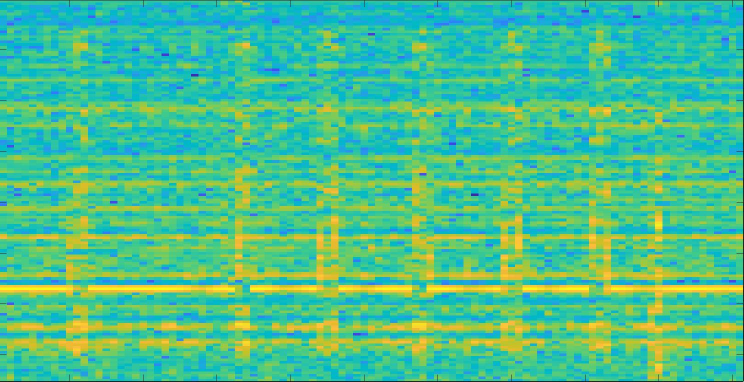
%> input picture images/audio_mystery776.JPG, 1487 x 763 px (shown at 1/2 size)
$ octave main.m   (GNU Octave 9; MATLAB toolbox functions it lacks are replaced by stand-ins)
%> lines starting %> are read from the running program, lines starting %| are printed output that depends on the picture; in (x1, y1, x2, y2) boxes, pixels count from 0 and x2, y2 are one past the last pixel; in counts of white or black regions, pixels touching at a corner belong together; the program's own positions count from 1
### blobDetect.m
function [blobs] = blobDetect(img,color,mode)
%% INITIALIZATION
   rows = size(img,1);
   cols = size(img,2);
   blobs = CQueue; % will contatin all the blobs
   visited = zeros(rows,cols);
   q = CQueue;
   if(mode==2)
       pixThresh = 2000;
   else
       pixThresh = 250;
   end
  %% BFS CODE
   for i=1:rows
      for j=1:cols
         if(img(i,j,color)~=0 && visited(i,j)==0)
            blobQ = CQueue;
            visited(i,j) = 1;
            q.push([i j]);
            while(~q.isempty())
               curr = q.front();
               a=curr(1);
               b=curr(2);
               blobQ.push([a b]);
               q.pop();
               for u=-1:1
                   for v=-1:1
                      if(a+u>=1 && b+v>=1 && a+u<=rows && b+v<=cols && img(a+u,b+v,color)~=0)
                         if visited(a+u,b+v)==0
                            q.push([a+u b+v]);
                            visited(a+u,b+v)=1;
                         end
                      end
                   end
               end
            end

            if(blobQ.size()>pixThresh)
                blobs.push(blobQ);
            end
%             blobQ.empty(); This acts as a pointer and empties the pushed
%             queue. So dont use this. Create a new object at the top each
%             time
         end
      end
   end
end

### getBlobBdries.m
function [bdries,copy,bdryArr] = getBlobBdries(blobs,cols)
    copy = CQueue;
    bdries = CQueue;
    bdryArr = zeros(size(blobs),3);
    cnt = 1;
    while ~blobs.isempty()
       curBlob = blobs.front();
       temp = CQueue;
       blobs.pop();
       left = cols+1;
       right = 0;
       while(~curBlob.isempty())
           curr = curBlob.front();
           temp.push(curr);
           curBlob.pop();
           left = min(left,curr(2));
           right = max(right,curr(2));
       end
       copy.push(temp);
%        disp(left + " " + right);
       bdries.push([left right]);
       bdryArr(cnt,1) = left;
       bdryArr(cnt,2) = right;
       bdryArr(cnt,3) = size(temp);
       cnt = cnt+1;
    end
end

### main.m
%% Select the mode
mode = 1; %Audio
% mode = 2; %EMF

%% Initial setup
% fileName = 'images/sample_spectro.JPG'; % Hexagon EMF
%  fileName = 'images/audio_star.JPG';  % Audio Star;
% fileName = 'images/audio_mystery37.JPG';  % Audio mystery37;
fileName = 'images/audio_mystery776.JPG';  % Audio mystery776;

% Read the image
img = imread(fileName);
%> img is the input picture: size 763x1487x3 uint8; mean R, G, B 76.8, 192.7, 140.8

%Convert img to hsv
imgHSV = rgb2hsv(img);
%> imgHSV: size 763x1487x3 double; mean H, S, V 0.402, 0.732, 0.788

rows = size(img,1);
%> rows = 763
cols = size(img,2);
%> cols = 1487

%This is the new image which will be used for segmentation
segImg = zeros(rows,cols,3);


if mode==1
    %% audio
     for i=1:rows
        for j=1:cols
          if imgHSV(i,j,1) > 0.1 && imgHSV(i,j,1) < 0.15
             segImg(i,j,1) = 255;
          end
        end
     end
%> segImg: size 763x1487x3 double; mean H, S, V 10.8, 0, 0
    figure;
    imshow(segImg);
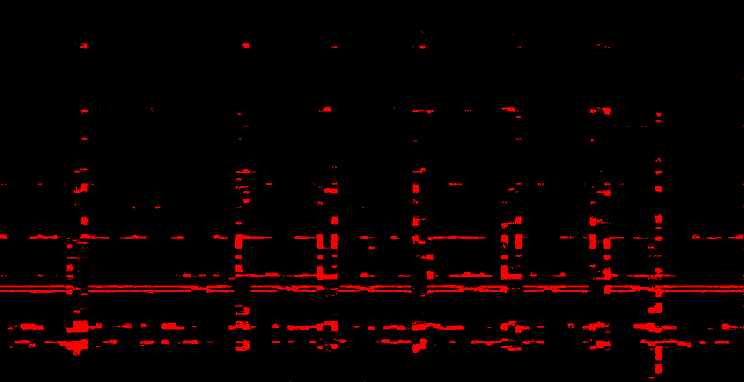
%> displayed picture: size 763x1487x3, on the screen's scale of 0 to 255 (shown at 1/2 size); mean R, G, B 10.8, 0, 0
    blobs = blobDetect(segImg,1,1);
%> after the loop in blobDetect, `for i=1:rows`:
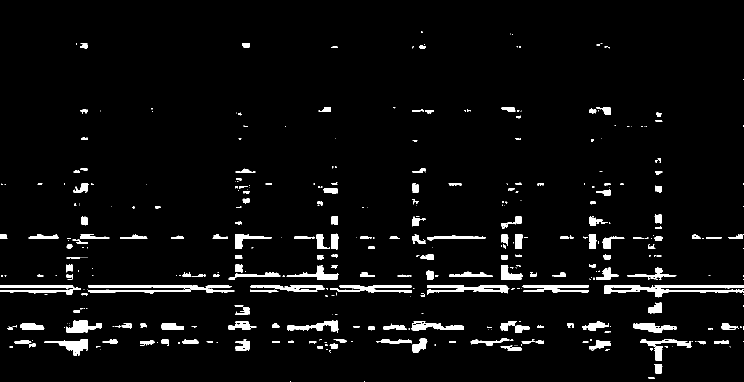
%> visited: size 763x1487 double (shown at 1/2 size); values 0 (black) and 1 (white), 4.2% white; 391 white regions (207 under 20 px), largest, box (x1, y1, x2, y2) and area: (1208, 570, 1487, 595) 2820, (176, 570, 469, 586) 1638, (854, 570, 1019, 589) 1580
%> after the loop in blobDetect, `for i=1:rows`: a = 763; b = 730; curr = [763 730]
    [redBdry,blobs,bdryArr] = getBlobBdries(blobs,cols);
%> (the run ends here)
